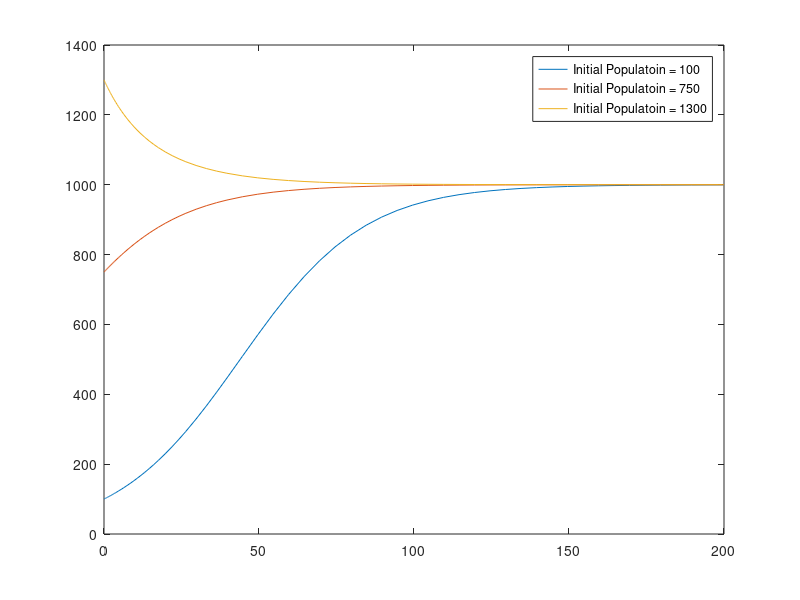

Write the MATLAB code that produced this figure.
r = 0.05; 
K = 1000;  
model = @(t, N) r * N * (1 - N / K);

tspan = [0 200];
N01 = 100; N02 = 750; N03 = 1300;
figure;
[t, N] = ode45(model, tspan, N01);
plot(t, N);
hold on;
[t, N] = ode45(model, tspan, N02);
plot(t, N);
hold on; 
[t, N] = ode45(model, tspan, N03);
plot(t, N);
hold on;
legend('Initial Populatoin = 100','Initial Populatoin = 750', ...
    'Initial Populatoin = 1300') 
